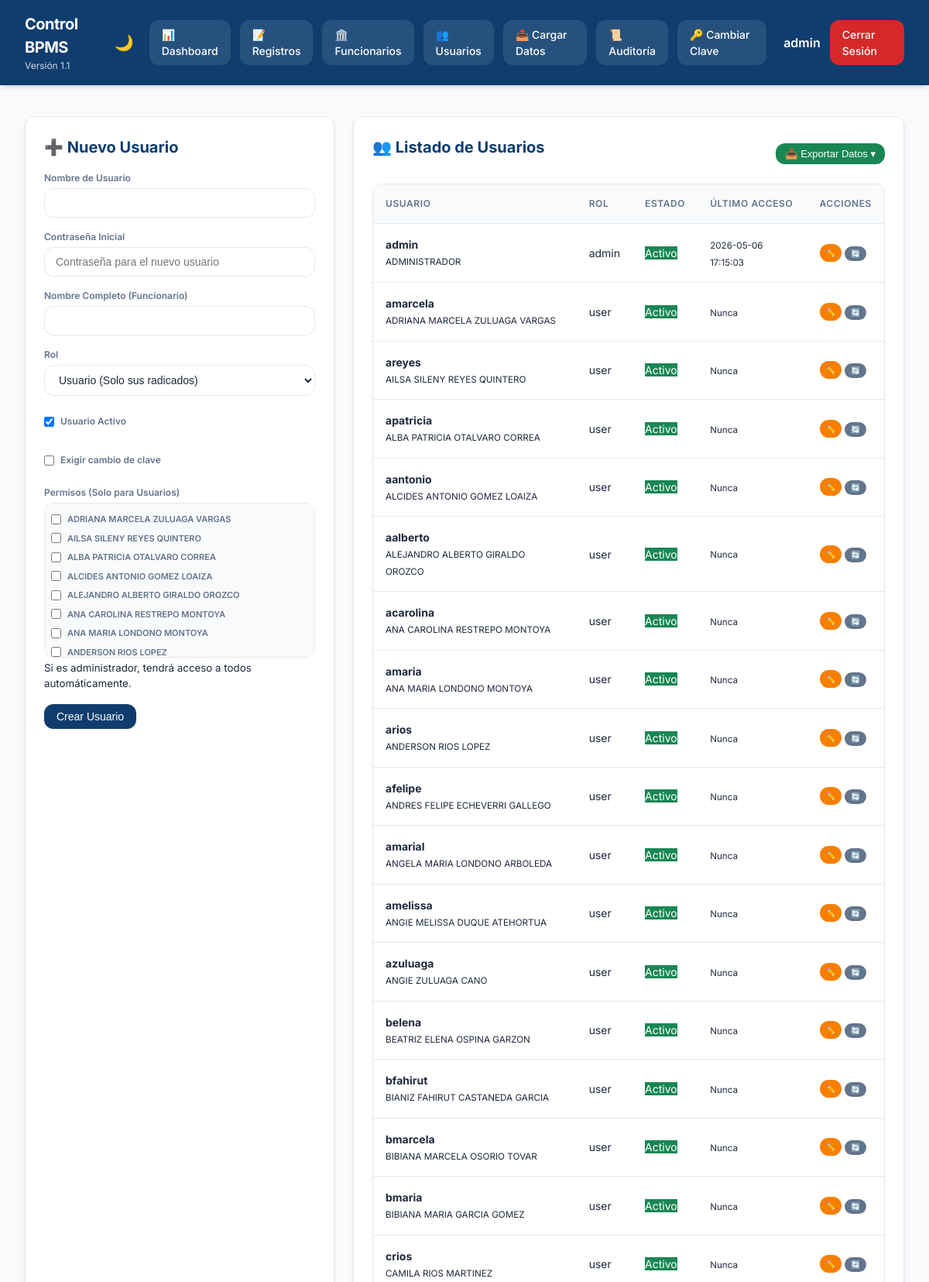
Page /admin/users (signed in, upper part) on the committed database.
### tables this page shows
CREATE TABLE users (id INTEGER PRIMARY KEY AUTOINCREMENT, username TEXT UNIQUE NOT NULL, password_hash TEXT NOT NULL, role TEXT NOT NULL CHECK(role IN ('admin','user')), full_name TEXT, is_active INTEGER DEFAULT 1, force_password_change INTEGER DEFAULT 1, last_login_at TEXT);

CREATE TABLE hacienda_staff (id INTEGER PRIMARY KEY AUTOINCREMENT, name TEXT UNIQUE NOT NULL, status TEXT, dependency TEXT, include_flag INTEGER DEFAULT 1);

### app.py (the view, shortened to what this page needs)
@app.route("/admin/users", methods=["GET","POST"])
def admin_users():
    user = current_user()
    if not user or user["role"] != "admin": return redirect(url_for("login"))
    edit_id = request.args.get("edit_user_id")
    edit_user = database.query_one("SELECT * FROM users WHERE id=?", (edit_id,)) if edit_id else None
    users = database.query_all("SELECT * FROM users ORDER BY full_name")
    staff = [s["name"] for s in database.query_all("SELECT name FROM hacienda_staff WHERE include_flag=1 ORDER BY name")]
    edit_perms = [p["funcionario_name"] for p in database.query_all("SELECT funcionario_name FROM user_permissions WHERE user_id=?", (edit_id,))] if edit_id else []
    return render_template("admin_users.html", title="Usuarios", user=user, users=users, hacienda_names=staff, edit_user=edit_user, edit_permissions=edit_perms)

### app.py (called while the page is built)
def current_user():
    username = session.get("username")
    return database.query_one("SELECT * FROM users WHERE username=?", (username,)) if username else None

### database.py (called while the page is built)
@contextmanager
def get_db():
    conn = sqlite3.connect(DB_PATH)
    conn.row_factory = sqlite3.Row
    try:
        yield conn
    finally:
        conn.close()

def query_all(sql, params=()):
    with get_db() as conn:
        return [dict(row) for row in conn.execute(sql, params).fetchall()]

def query_one(sql, params=()):
    with get_db() as conn:
        row = conn.execute(sql, params).fetchone()
        return dict(row) if row else None

### templates/admin_users.html (shortened to what this page needs)
{% extends "base.html" %}
{% block content %}
<div class="admin-grid">
    <div class="panel">
        <h2>{% if edit_user %}📝 Editar Usuario{% else %}➕ Nuevo Usuario{% endif %}</h2>
        <form method="post" class="stack">
            <div class="field">
                <label>Nombre de Usuario</label>
                <input type="text" name="username" value="{{ edit_user.username if edit_user else '' }}" required>
            </div>
            <div class="field">
                <label>{% if edit_user %}Nueva Contraseña (dejar en blanco para no cambiar){% else %}Contraseña Inicial{% endif %}</label>
                <input type="password" name="new_password" placeholder="{% if edit_user %}Escribe para cambiar...{% else %}Contraseña para el nuevo usuario{% endif %}" {% if not edit_user %}required{% endif %}>
            </div>
            <div class="field">
                <label>Nombre Completo (Funcionario)</label>
                <input type="text" name="full_name" value="{{ edit_user.full_name if edit_user else '' }}" required>
            </div>
            <div class="field">
                <label>Rol</label>
                <select name="role">
                    <option value="user" {% if edit_user and edit_user.role == 'user' %}selected{% endif %}>Usuario (Solo sus radicados)</option>
                </select>
            </div>
            <div class="field" style="flex-direction: row; align-items: center; gap: 0.5rem; padding: 0.5rem 0;">
                <input type="checkbox" name="is_active" id="is_active" {% if not edit_user or edit_user.is_active %}checked{% endif %}>
                <label for="is_active">Usuario Activo</label>
            </div>
            <div class="field" style="flex-direction: row; align-items: center; gap: 0.5rem; padding: 0.5rem 0;">
                <input type="checkbox" name="force_password_change" id="force_password_change" {% if edit_user and edit_user.force_password_change %}checked{% endif %}>
                <label for="force_password_change">Exigir cambio de clave</label>
            </div>
            <div class="field">
                <label>Permisos (Solo para Usuarios)</label>
                <div style="height: 200px; overflow-y: auto; border: 1px solid var(--border); border-radius: var(--radius); padding: 0.5rem; background: var(--bg);">
                    {% for name in hacienda_names %}
                    <label style="display: flex; align-items: center; gap: 0.5rem; padding: 0.25rem 0; cursor: pointer;">
                        <input type="checkbox" name="permissions" value="{{ name }}" {% if name in edit_permissions %}checked{% endif %}>
                        <span style="font-size: 11px;">{{ name }}</span>
                    </label>
                    {% endfor %}
                </div>
                <small>Si es administrador, tendrá acceso a todos automáticamente.</small>
            </div>
            <div class="button-row">
                <button type="submit" class="btn btn-primary">{% if edit_user %}Actualizar{% else %}Crear Usuario{% endif %}</button>
            </div>
        </form>
    </div>
    <div class="panel">
        <div style="display: flex; justify-content: space-between; align-items: center; position: relative; z-index: 1050;">
            <h2>👥 Listado de Usuarios</h2>
            <div class="export-dropdown">
                <button class="btn btn-success" style="padding: 6px 12px; font-size: 13px;">📥 Exportar Datos ▾</button>
            </div>
        </div>
        <div class="table-wrap" style="padding: 0; margin-top: 1rem;">
            <table>
                <thead>
                    <tr>
                        <th>Usuario</th>
                        <th>Rol</th>
                        <th>Estado</th>
                        <th>Último Acceso</th>
                        <th>Acciones</th>
                    </tr>
                </thead>
                <tbody>
                    {% for u in users %}
                    <tr>
                        <td>
                            <b>{{ u.username }}</b><br>
                            <small>{{ u.full_name }}</small>
                        </td>
                        <td><span class="badge">{{ u.role }}</span></td>
                        <td>
                            <span class="badge" style="background: {{ 'var(--success)' if u.is_active else 'var(--danger)' }}; color: white;">
                                {{ 'Activo' if u.is_active else 'Inactivo' }}
                            </span>
                        </td>
                        <td><small>{{ u.last_login_at or 'Nunca' }}</small></td>
                        <td>
                            <div style="display: flex; gap: 0.25rem;">
                                <a href="{{ url_for('admin_users', edit_user_id=u.id) }}" class="btn btn-secondary" style="padding: 4px 8px; font-size: 10px;">✏️</a>
                                <form method="post" style="display:inline;">
                                    <button type="submit" class="btn btn-muted" style="padding: 4px 8px; font-size: 10px;" title="Activar/Desactivar">🔄</button>
                                </form>
                            </div>
                        </td>
                    </tr>
                    {% endfor %}
                </tbody>
            </table>
        </div>
    </div>
</div>
{% endblock %}

### templates/base.html (shortened to what this page needs)
<!DOCTYPE html>
<html lang="es">
<head>
    <link rel="stylesheet" href="{{ url_for('static', filename='styles.css') }}">
</head>
<body class="{% if request.cookies.get('theme') == 'dark' %}dark-mode{% endif %}">
    {% if user %}
    <header class="topbar">
        <div class="topbar-left">
            <h1>Control BPMS</h1>
            <div class="sub">Versión 1.1</div>
        </div>
        <nav class="nav-right">
            <button class="theme-toggle" id="themeToggle" title="Cambiar tema">
                {% if request.cookies.get('theme') == 'dark' %}☀️{% else %}🌙{% endif %}
            </button>
            <a href="{{ url_for('dashboard') }}" class="navbtn">📊 Dashboard</a>
            <a href="{{ url_for('registros') }}" class="navbtn">📝 Registros</a>
            {% if user.role == 'admin' %}
            <a href="{{ url_for('admin_hacienda') }}" class="navbtn">🏛️ Funcionarios</a>
            <a href="{{ url_for('admin_users') }}" class="navbtn">👥 Usuarios</a>
            <a href="{{ url_for('admin_upload') }}" class="navbtn">📤 Cargar Datos</a>
            <a href="{{ url_for('admin_audit') }}" class="navbtn">📜 Auditoría</a>
            {% endif %}
            <a href="{{ url_for('change_password') }}" class="navbtn">🔑 Cambiar Clave</a>
            <span class="user-badge" style="margin-left: 10px; font-weight: 600;">{{ user.username }}</span>
            <a href="{{ url_for('logout') }}" class="logout">Cerrar Sesión</a>
        </nav>
    </header>
    {% endif %}
    <main class="content">
        {% block content %}{% endblock %}
    </main>
</body>
</html>

### static/styles.css (style rules this page uses)
:root { --primary: #0f3d6e; --primary-light: #1e56a0; --secondary: #f77f00; --success: #198754; --danger: #d62828; --warning: #fcbf49; --info: #4cc9f0; --bg: #f8fafc; --surface: #ffffff; --text: #1e293b; --text-muted: #64748b; --border: #e2e8f0; --shadow: 0 4px 6px -1px rgb(0 0 0 / 0.1), 0 2px 4px -2px rgb(0 0 0 / 0.1); --glass-bg: rgba(255, 255, 255, 0.7); --glass-border: rgba(255, 255, 255, 0.3); --radius: 12px; --transition: all 0.3s cubic-bezier(0.4, 0, 0.2, 1); }
* { box-sizing: border-box; margin: 0; padding: 0; }
body { font-family: 'Inter', system-ui, -apple-system, sans-serif; background-color: var(--bg); color: var(--text); line-height: 1.5; transition: var(--transition); min-height: 100vh; }
.topbar { display: flex; justify-content: space-between; align-items: center; padding: 1rem 2rem; background-color: var(--primary); color: white; position: sticky; top: 0; z-index: 1000; box-shadow: var(--shadow); }
.topbar-left h1 { font-size: 1.25rem; font-weight: 700; letter-spacing: -0.025em; }
.topbar-left .sub { font-size: 0.75rem; opacity: 0.8; }
.nav-right { display: flex; gap: 0.75rem; align-items: center; }
.navbtn, .logout, .btn { padding: 0.5rem 1rem; border-radius: var(--radius); text-decoration: none; font-weight: 500; font-size: 0.875rem; transition: var(--transition); border: none; cursor: pointer; display: inline-flex; align-items: center; gap: 0.5rem; }
.navbtn { background: rgba(255, 255, 255, 0.1); color: white; }
.logout { background: var(--danger); color: white; }
.theme-toggle { background: transparent; border: none; color: white; font-size: 1.25rem; cursor: pointer; padding: 0.5rem; border-radius: 50%; transition: var(--transition); }
.filters select, .filters input, .stack input, .stack select, textarea { padding: 0.625rem 0.875rem; border: 1px solid var(--border); border-radius: var(--radius); background-color: var(--surface); color: var(--text); font-size: 0.875rem; transition: var(--transition); outline: none; }
.btn-primary { background: var(--primary); color: white; }
.btn-secondary { background: var(--secondary); color: white; }
.btn-muted { background: var(--text-muted); color: white; }
.btn-success { background: var(--success); color: white; }
.table-wrap { padding: 0 2rem 2rem; overflow-x: auto; }
table { width: 100%; border-collapse: separate; border-spacing: 0; background-color: var(--surface); border-radius: var(--radius); overflow: hidden; border: 1px solid var(--border); box-shadow: var(--shadow); }
th, td { padding: 1rem; font-size: 0.875rem; text-align: left; border-bottom: 1px solid var(--border); }
th { background-color: var(--bg); font-weight: 600; color: var(--text-muted); text-transform: uppercase; font-size: 0.75rem; letter-spacing: 0.05em; position: sticky; top: 0; }
.admin-grid { display: grid; grid-template-columns: 400px 1fr; gap: 1.5rem; padding: 1.5rem 2rem; }
.panel { background-color: var(--surface); border: 1px solid var(--border); border-radius: var(--radius); padding: 1.5rem; box-shadow: var(--shadow); }
.panel h2 { margin-bottom: 1rem; font-size: 1.25rem; color: var(--primary); }
.stack { display: flex; flex-direction: column; gap: 1rem; }
.field { display: flex; flex-direction: column; gap: 0.25rem; }
.field label { font-size: 0.75rem; font-weight: 600; color: var(--text-muted); }
.card, tr, .panel { animation: fadeIn 0.4s ease-out forwards; }
.export-dropdown { position: relative; display: inline-block; z-index: 1010; }

### rows in the picture
users: username "admin", full_name "ADMINISTRADOR", role "admin", is_active "Activo", last_login_at "2026-05-06 17:15:03"
hacienda_staff: name "ADRIANA MARCELA ZULUAGA VARGAS"
hacienda_staff: name "AILSA SILENY REYES QUINTERO"
hacienda_staff: name "ALBA PATRICIA OTALVARO CORREA"
hacienda_staff: name "ALCIDES ANTONIO GOMEZ LOAIZA"
hacienda_staff: name "ALEJANDRO ALBERTO GIRALDO OROZCO"
hacienda_staff: name "ANA CAROLINA RESTREPO MONTOYA"
hacienda_staff: name "ANA MARIA LONDONO MONTOYA"
hacienda_staff: name "ANDERSON RIOS LOPEZ"
users: username "amarcela", full_name "ADRIANA MARCELA ZULUAGA VARGAS", role "user", is_active "Activo", last_login_at "Nunca"
users: username "areyes", full_name "AILSA SILENY REYES QUINTERO", role "user", is_active "Activo", last_login_at "Nunca"
users: username "apatricia", full_name "ALBA PATRICIA OTALVARO CORREA", role "user", is_active "Activo", last_login_at "Nunca"
users: username "aantonio", full_name "ALCIDES ANTONIO GOMEZ LOAIZA", role "user", is_active "Activo", last_login_at "Nunca"
users: username "aalberto", full_name "ALEJANDRO ALBERTO GIRALDO OROZCO", role "user", is_active "Activo", last_login_at "Nunca"
users: username "acarolina", full_name "ANA CAROLINA RESTREPO MONTOYA", role "user", is_active "Activo", last_login_at "Nunca"
users: username "amaria", full_name "ANA MARIA LONDONO MONTOYA", role "user", is_active "Activo", last_login_at "Nunca"
users: username "arios", full_name "ANDERSON RIOS LOPEZ", role "user", is_active "Activo", last_login_at "Nunca"
users: username "afelipe", full_name "ANDRES FELIPE ECHEVERRI GALLEGO", role "user", is_active "Activo", last_login_at "Nunca"
users: username "amarial", full_name "ANGELA MARIA LONDONO ARBOLEDA", role "user", is_active "Activo", last_login_at "Nunca"
users: username "amelissa", full_name "ANGIE MELISSA DUQUE ATEHORTUA", role "user", is_active "Activo", last_login_at "Nunca"
users: username "azuluaga", full_name "ANGIE ZULUAGA CANO", role "user", is_active "Activo", last_login_at "Nunca"
users: username "belena", full_name "BEATRIZ ELENA OSPINA GARZON", role "user", is_active "Activo", last_login_at "Nunca"
users: username "bfahirut", full_name "BIANIZ FAHIRUT CASTANEDA GARCIA", role "user", is_active "Activo", last_login_at "Nunca"
users: username "bmarcela", full_name "BIBIANA MARCELA OSORIO TOVAR", role "user", is_active "Activo", last_login_at "Nunca"
users: username "bmaria", full_name "BIBIANA MARIA GARCIA GOMEZ", role "user", is_active "Activo", last_login_at "Nunca"
users: username "crios", full_name "CAMILA RIOS MARTINEZ", role "user", is_active "Activo", last_login_at "Nunca"
